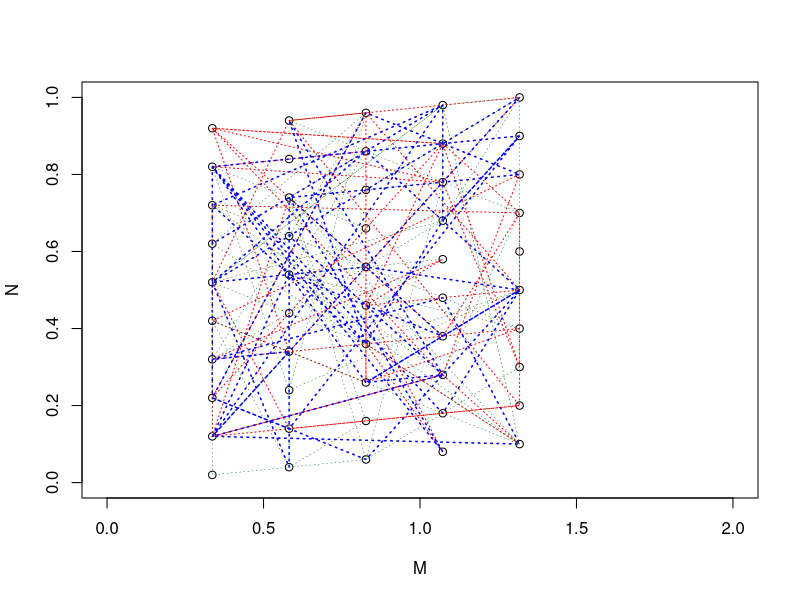

Generate this figure with R:
set.seed(1029)
h=2.7
n=5
m=10
k=m*n/2
M=rep(1+(1:n)*h,m)/(m+1)
N=1:(n*m)/(n*m)
plot(M,N,xlim=c(0,2),ylim=c(0,1))
M1=sample(1:(m*n),k,replace=T)
M2=sample(1:(m*n),k,replace=T)
lines(c(M[M2],M[M1]),c(N[M2],N[M1]),type='l',lty=3,lwd=1,col="red")
M1=sample(1:(m*n),k,replace=T)
M2=sample(1:(m*n),k,replace=T)
lines(c(M[M2],M[M1]),c(N[M2],N[M1]),type='l',lty=3,lwd=1.5,col="blue")
M1=sample(1:(m*n),k,replace=T)
M2=sample(1:(m*n),k,replace=T)
lines(c(M[M2],M[M1]),c(N[M2],N[M1]),type='l',lty=3,lwd=0.5,col="dark green")
